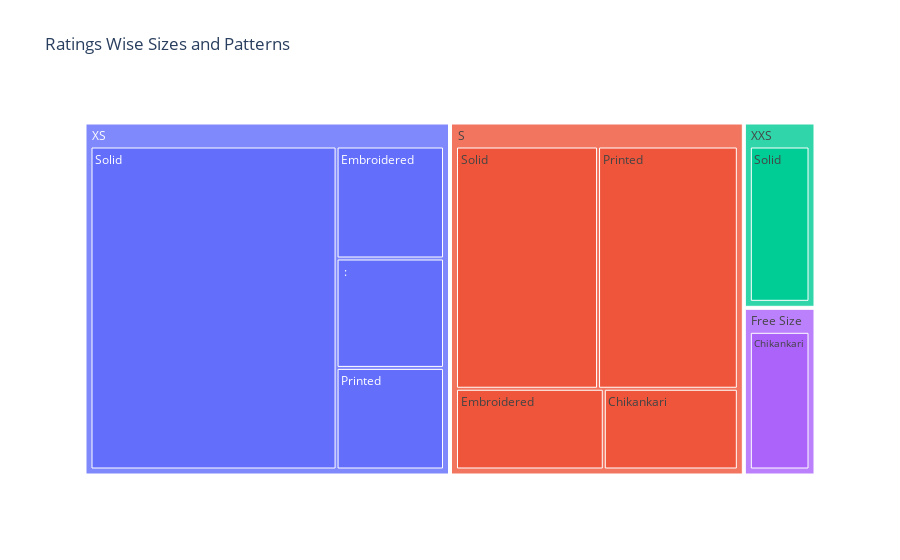

Notebook cell for this chart:
### Code cell
import plotly.express as px

# Assuming columns: 'Category', 'Product', 'Revenue'
fig = px.treemap(df, path=['sizes', 'patterns'], values='ratings', title="Ratings Wise Sizes and Patterns")
fig.show()

### Figure 1 — Plotly figure (JSON) as saved in the notebook; plotly's stock layout.template omitted (floating-point values rounded to 4 significant figures)
{"data": [{"branchvalues": "total", "domain": {"x": [0, 1], "y": [0, 1]}, "hovertemplate": "labels=%{label}<br>ratings=%{value}<br>parent=%{parent}<br>id=%{id}<extra></extra>", "ids": ["Free Size/Chikankari", "S/Chikankari", "S/Embroidered", "XS/Embroidered", "S/Printed", "XS/Printed", "S/Solid", "XS/Solid", "XXS/Solid", "XS/ : ", "Free Size", "S", "XS", "XXS"], "labels": ["Chikankari", "Chikankari", "Embroidered", "Embroidered", "Printed", "Printed", "Solid", "Solid", "Solid", " : ", "Free Size", "S", "XS", "XXS"], "name": "", "parents": ["Free Size", "S", "S", "XS", "S", "XS", "S", "XS", "XXS", "XS", "", "", "", ""], "type": "treemap", "values": [3.8, 3.9, 4.3, 4.3, 12.2, 3.9, 12.4, 28.4, 4.2, 4.2, 3.8, 32.8, 40.8, 4.2]}], "layout": {"legend": {"tracegroupgap": 0}, "title": {"text": "Ratings Wise Sizes and Patterns"}}}
